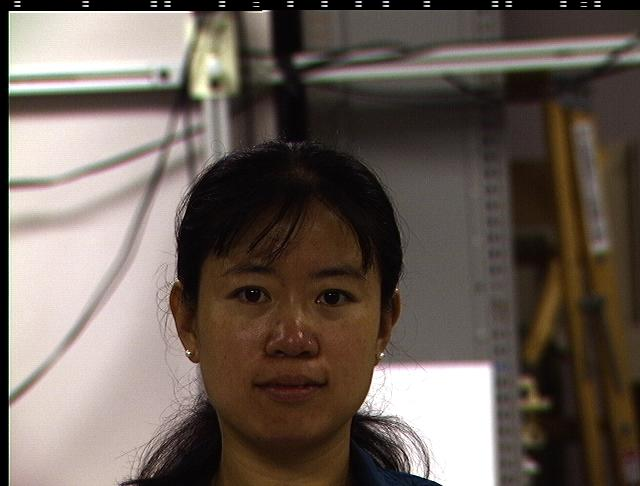
#> input picture dependency/SimpleCV/SimpleCV/sampleimages/04000.jpg, 640 x 486 px; its folder holds only this picture in this run
$ python -i TemporalColorTracker.py   (imports and definitions only)
#> lines starting #> are read from the running program, lines starting #| are printed output that depends on the picture
from __future__ import print_function
from .. import Image, ImageSet, Camera, VirtualCamera, ROI, Color, LineScan
import numpy as np
import scipy.signal as sps
import warnings
import time as time
class TemporalColorTracker:
    """
    **SUMMARY**

    The temporal color tracker attempts to find and periodic color
    signal in an roi or arbitrary function. Once the temporal tracker is
    trained it will return a count object every time the signal is detected.
    This class is usefull for counting periodically occuring events, for example,
    waves on a beach or the second hand on a clock.

    """
    def __init__(self):
        self._rtData = LineScan([]) # the deployed data
        self._steadyState = None # mu/signal for the ss behavior
        self._extractor = None
        self._roi = None
        self._window = None
        self._template = None
        self._cutoff = None
        self._bestKey = None
        self._isPeak = False
        self.corrTemplates = None
        self.peaks = {}
        self.valleys = {}
        self.doPeaks = {}
        self.corrStdMult = 3.0
        self.count = 0

    # [367 lines left out: functions train, _getDataFromImg, _extract, _findSteadyState, _findPeaks, _extractSignalInfo and 5 more, not called in this run]

>>> import cv2
>>> picture = cv2.imread('../sampleimages/04000.jpg', cv2.IMREAD_GRAYSCALE)
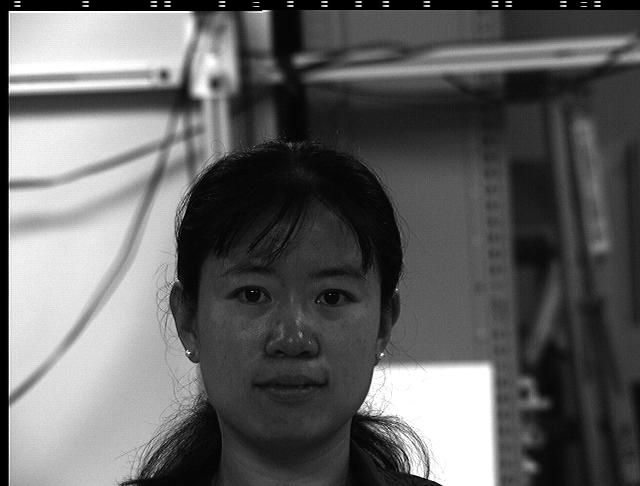
#> picture: shape (486, 640); min 0, max 255, mean 98
#> (the run stopped early here; a loop or call above may not have finished)

$ run again, on dependency/SimpleCV/SimpleCV/sampleimages/040004.jpg
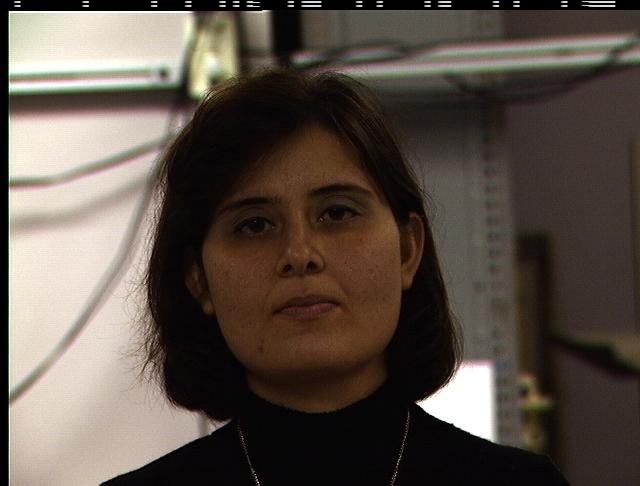
#> input picture dependency/SimpleCV/SimpleCV/sampleimages/040004.jpg, 640 x 486 px
#> `picture = cv2.imread('../sampleimages/04000.jpg', cv2.IMREAD_GRAYSCALE)`:
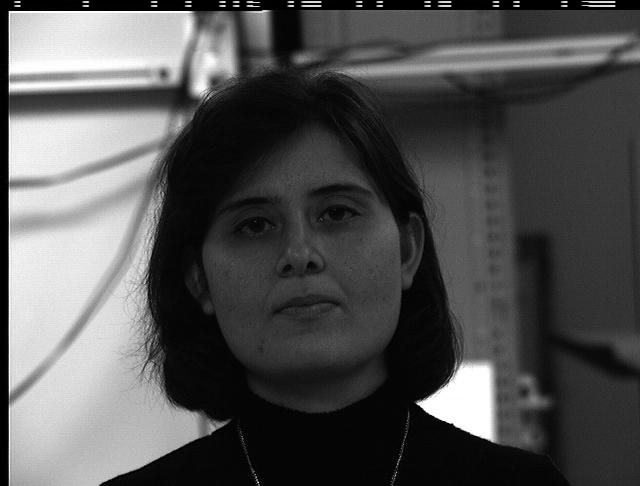
#> picture: shape (486, 640); min 0, max 255, mean 82.3

$ run again, on dependency/SimpleCV/SimpleCV/sampleimages/040007.jpg
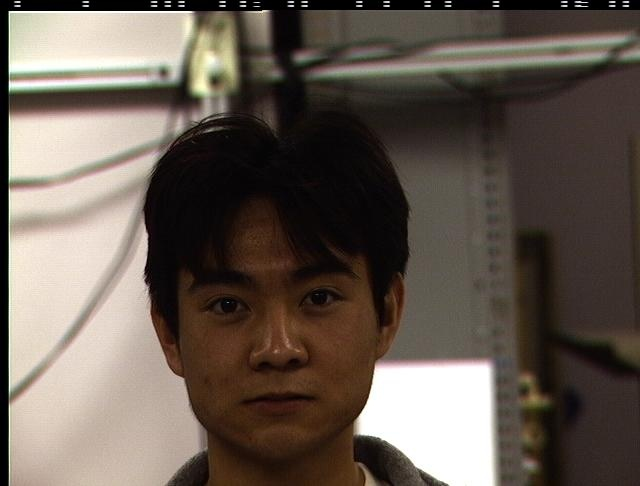
#> input picture dependency/SimpleCV/SimpleCV/sampleimages/040007.jpg, 640 x 486 px
#> `picture = cv2.imread('../sampleimages/04000.jpg', cv2.IMREAD_GRAYSCALE)`:
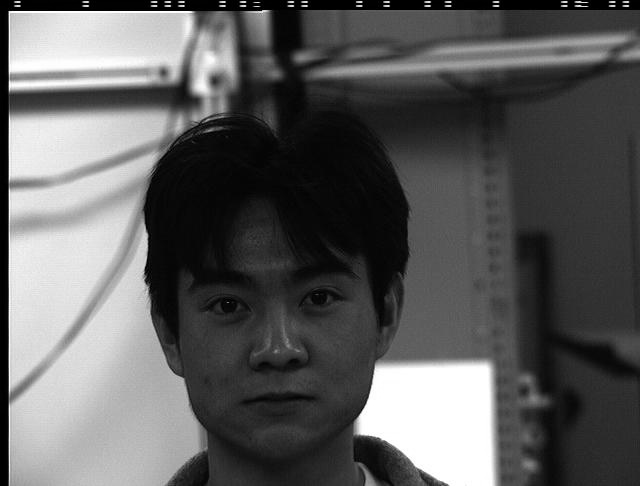
#> picture: shape (486, 640); min 0, max 255, mean 93.2
